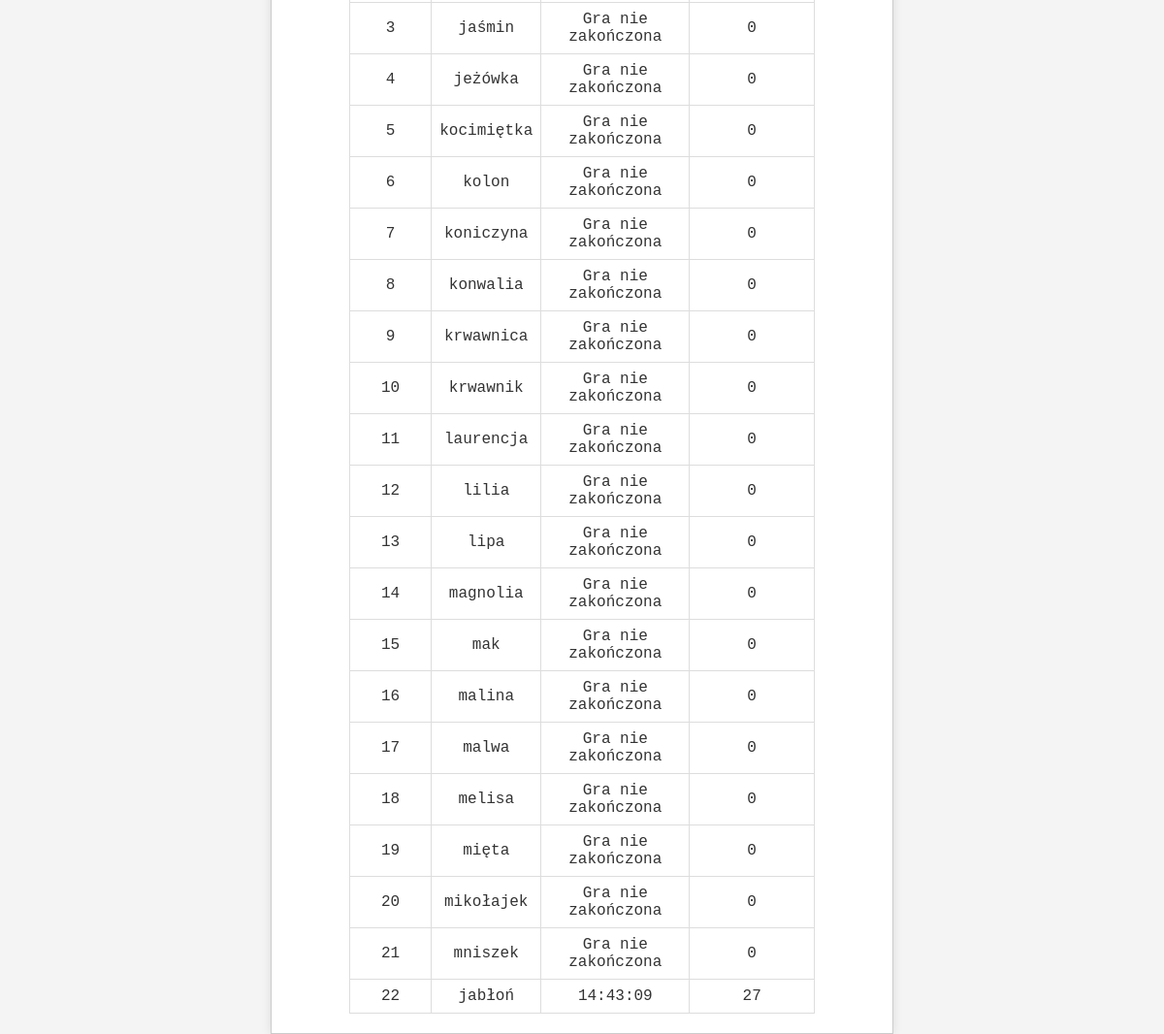
Page /ranking on the committed database.
### models/__init__.py (models this page shows)
class Family(db.Model):
    id = db.Column(db.Integer, primary_key=True)
    name = db.Column(db.String(50), nullable=False)
    discovered_magazines = db.Column(db.Integer, default=0)
    patrols = db.relationship('Patrol', backref='family', lazy=True)
    assigned_magazines = db.Column(MutableList.as_mutable(PickleType), default=[])
    tasks = db.relationship('FamilyTask', backref='family', lazy=True)
    magazine_list = db.Column(db.String(1), nullable=False, default='a')  # 'a', 'b', 'c', 'd', 'e', or 'f'
    end_time = db.Column(db.DateTime, nullable=True)

### routes/__init__.py (the view)
@main.route('/ranking')
def ranking():
    families = Family.query.order_by(Family.end_time).all()
    return render_template('ranking.html', families=families)

### templates/ranking.html (shortened to what this page needs)
<!DOCTYPE html>
<html>
<head>
    <link rel="stylesheet" type="text/css" href="{{ url_for('static', filename='css/style.css') }}">
</head>
<body>
    <div class="container">
        <table class="ranking">
            {% for family in families %}
            <tr>
                <td>{{ loop.index }}</td>
                <td>{{ family.name }}</td>
                <td>{{ family.end_time.strftime('%H:%M:%S') if family.end_time else 'Gra nie zakończona' }}</td>
                <td>{{ family.discovered_magazines if family.discovered_magazines else 0}}</td>
            </tr>
            {% endfor %}
        </table>
    </div>
</body>
</html>

### static/css/style.css (style rules this page uses)
body, h1, h2, p, form, input { margin: 0; padding: 0; box-sizing: border-box; }
body { font-family: 'Courier New', Courier, monospace; background-color: #f4f4f4; color: #333; display: flex; justify-content: center; align-items: center; height: 100vh; margin: 0; }
.container { background-color: #fff; padding: 20px; box-shadow: 0 0 10px rgba(0, 0, 0, 0.1); border: 1px solid #ccc; width: 80%; max-width: 600px; text-align: center; margin: 20px; }

### templates/ranking.html (style rules this page uses)
.container { text-align: center; margin-top: 50px; }
.ranking { width: 80%; margin: 0 auto; border-collapse: collapse; }
.ranking th, .ranking td { border: 1px solid #ddd; padding: 8px; }

### rows in the picture
Family: name "jaśmin", end_time "Gra nie zakończona", discovered_magazines "0"
Family: name "jeżówka", end_time "Gra nie zakończona", discovered_magazines "0"
Family: name "kocimiętka", end_time "Gra nie zakończona", discovered_magazines "0"
Family: name "kolon", end_time "Gra nie zakończona", discovered_magazines "0"
Family: name "koniczyna", end_time "Gra nie zakończona", discovered_magazines "0"
Family: name "konwalia", end_time "Gra nie zakończona", discovered_magazines "0"
Family: name "krwawnica", end_time "Gra nie zakończona", discovered_magazines "0"
Family: name "krwawnik", end_time "Gra nie zakończona", discovered_magazines "0"
Family: name "laurencja", end_time "Gra nie zakończona", discovered_magazines "0"
Family: name "lilia", end_time "Gra nie zakończona", discovered_magazines "0"
Family: name "lipa", end_time "Gra nie zakończona", discovered_magazines "0"
Family: name "magnolia", end_time "Gra nie zakończona", discovered_magazines "0"
Family: name "mak", end_time "Gra nie zakończona", discovered_magazines "0"
Family: name "malina", end_time "Gra nie zakończona", discovered_magazines "0"
Family: name "malwa", end_time "Gra nie zakończona", discovered_magazines "0"
Family: name "melisa", end_time "Gra nie zakończona", discovered_magazines "0"
Family: name "mięta", end_time "Gra nie zakończona", discovered_magazines "0"
Family: name "mikołajek", end_time "Gra nie zakończona", discovered_magazines "0"
Family: name "mniszek", end_time "Gra nie zakończona", discovered_magazines "0"
Family: name "jabłoń", end_time "14:43:09", discovered_magazines "27"
